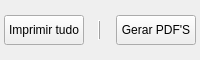
                       <widget class="QFrame" name="frBotoesDocs">
                        <property name="sizePolicy">
                         <sizepolicy hsizetype="Maximum" vsizetype="Maximum">
                          <horstretch>0</horstretch>
                          <verstretch>0</verstretch>
                         </sizepolicy>
                        </property>
                        <property name="maximumSize">
                         <size>
                          <width>260</width>
                          <height>60</height>
                         </size>
                        </property>
                        <property name="frameShape">
                         <enum>QFrame::NoFrame</enum>
                        </property>
                        <property name="frameShadow">
                         <enum>QFrame::Raised</enum>
                        </property>
                        <layout class="QHBoxLayout" name="horizontalLayout_3">
                         <property name="spacing">
                          <number>6</number>
                         </property>
                         <property name="leftMargin">
                          <number>4</number>
                         </property>
                         <property name="topMargin">
                          <number>0</number>
                         </property>
                         <property name="rightMargin">
                          <number>4</number>
                         </property>
                         <property name="bottomMargin">
                          <number>0</number>
                         </property>
                         <item>
                          <widget class="QFrame" name="frame_6">
                           <property name="frameShape">
                            <enum>QFrame::NoFrame</enum>
                           </property>
                           <property name="frameShadow">
                            <enum>QFrame::Raised</enum>
                           </property>
                           <layout class="QHBoxLayout" name="horizontalLayout_7">
                            <property name="spacing">
                             <number>2</number>
                            </property>
                            <property name="leftMargin">
                             <number>0</number>
                            </property>
                            <property name="topMargin">
                             <number>0</number>
                            </property>
                            <property name="rightMargin">
                             <number>0</number>
                            </property>
                            <property name="bottomMargin">
                             <number>0</number>
                            </property>
                            <item>
                             <widget class="QPushButton" name="pbImprimir">
                              <property name="sizePolicy">
                               <sizepolicy hsizetype="Maximum" vsizetype="Maximum">
                                <horstretch>0</horstretch>
                                <verstretch>0</verstretch>
                               </sizepolicy>
                              </property>
                              <property name="minimumSize">
                               <size>
                                <width>30</width>
                                <height>30</height>
                               </size>
                              </property>
                              <property name="maximumSize">
                               <size>
                                <width>321546</width>
                                <height>30</height>
                               </size>
                              </property>
                              <property name="layoutDirection">
                               <enum>Qt::RightToLeft</enum>
                              </property>
                              <property name="text">
                               <string>Imprimir tudo</string>
                              </property>
                              <property name="icon">
                               <iconset resource="../../Resources/processoPage.qrc">
                                <normaloff>:/documentos/impressora_blue.png</normaloff>:/documentos/impressora_blue.png</iconset>
                              </property>
                              <property name="iconSize">
                               <size>
                                <width>24</width>
                                <height>24</height>
                               </size>
                              </property>
                             </widget>
                            </item>
                           </layout>
                          </widget>
                         </item>
                         <item alignment="Qt::AlignHCenter">
                          <widget class="Line" name="lnSepaDocs">
                           <property name="maximumSize">
                            <size>
                             <width>16777215</width>
                             <height>20</height>
                            </size>
                           </property>
                           <property name="frameShadow">
                            <enum>QFrame::Raised</enum>
                           </property>
                           <property name="orientation">
                            <enum>Qt::Vertical</enum>
                           </property>
                          </widget>
                         </item>
                         <item>
                          <widget class="QFrame" name="frame_7">
                           <property name="frameShape">
                            <enum>QFrame::NoFrame</enum>
                           </property>
                           <property name="frameShadow">
                            <enum>QFrame::Raised</enum>
                           </property>
                           <layout class="QHBoxLayout" name="horizontalLayout_8">
                            <property name="spacing">
                             <number>2</number>
                            </property>
                            <property name="leftMargin">
                             <number>0</number>
                            </property>
                            <property name="topMargin">
                             <number>0</number>
                            </property>
                            <property name="rightMargin">
                             <number>0</number>
                            </property>
                            <property name="bottomMargin">
                             <number>0</number>
                            </property>
                            <item>
                             <widget class="QPushButton" name="pbGeraPdf">
                              <property name="sizePolicy">
                               <sizepolicy hsizetype="Maximum" vsizetype="Maximum">
                                <horstretch>0</horstretch>
                                <verstretch>0</verstretch>
                               </sizepolicy>
                              </property>
                              <property name="minimumSize">
                               <size>
                                <width>30</width>
                                <height>30</height>
                               </size>
                              </property>
                              <property name="maximumSize">
                               <size>
                                <width>16777215</width>
                                <height>30</height>
                               </size>
                              </property>
                              <property name="layoutDirection">
                               <enum>Qt::LeftToRight</enum>
                              </property>
                              <property name="text">
                               <string>Gerar PDF'S</string>
                              </property>
                              <property name="icon">
                               <iconset resource="../../Resources/processoPage.qrc">
                                <normaloff>:/documentos/documento.png</normaloff>:/documentos/documento.png</iconset>
                              </property>
                              <property name="iconSize">
                               <size>
                                <width>16</width>
                                <height>16</height>
                               </size>
                              </property>
                              <property name="autoDefault">
                               <bool>true</bool>
                              </property>
                             </widget>
                            </item>
                           </layout>
                          </widget>
                         </item>
                        </layout>
                       </widget>
